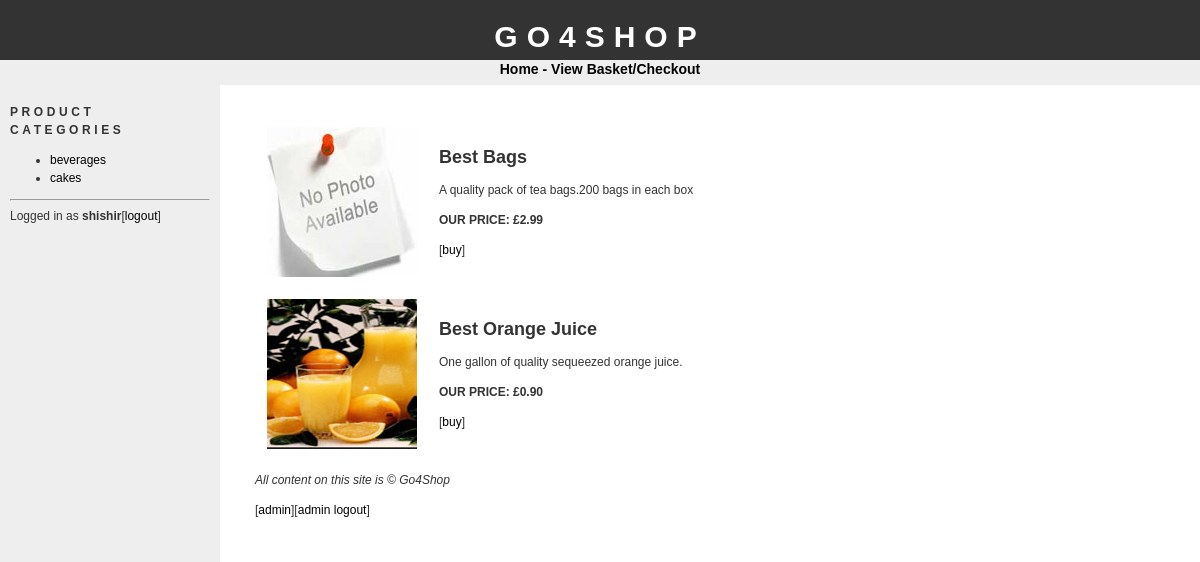
Page /products.php?id=1 (signed in) on the committed database.
### tables this page shows
CREATE TABLE IF NOT EXISTS `categories` (
  `id` tinyint(4) NOT NULL AUTO_INCREMENT,
  `name` varchar(100) NOT NULL,
  PRIMARY KEY (`id`)
);

CREATE TABLE IF NOT EXISTS `products` (
  `id` int(11) NOT NULL AUTO_INCREMENT,
  `cat_id` tinyint(4) NOT NULL,
  `name` varchar(150) NOT NULL,
  `description` text NOT NULL,
  `image` varchar(30) NOT NULL,
  `price` float NOT NULL,
  PRIMARY KEY (`id`)
);

### config.php (called while the page is built, shortened)
<?php
$config_basedir = "http://localhost/go4shop/";
?>

### products.php (the view, shortened to what this page needs)
<?php
require("config.php");
require("header.php");
$prodcatsql = "SELECT * FROM products WHERE cat_id = " . $_GET['id'] . ";";
$prodcatres = mysql_query($prodcatsql);
$numrows = mysql_num_rows($prodcatres);
if($numrows == 0)
{
echo "<h1>No products</h1>";
echo "There are no products in this category.";
}
else
{
echo "<table cellpadding='10'>";
while($prodrow = mysql_fetch_assoc($prodcatres))
{
echo "<tr>";
if(empty($prodrow['image'])) {
echo "<td><img
src='./productimages/dummy.jpg' alt='". $prodrow['name'] . "'></td>";
}
else {
echo "<td><img src='./productimages/" . $prodrow['image']. "' alt='". $prodrow['name'] . "'></td>";
}
echo "<td>";
echo "<h2>" . $prodrow['name'] . "</h2>";
echo "<p>" . $prodrow['description'];
echo "<p><strong>OUR PRICE: &pound;". sprintf('%.2f', $prodrow['price']) . "</strong>";
echo "<p>[<a href='addtobasket.php?id=". $prodrow['id'] . "'>buy</a>]";
echo "</td>";
echo "</tr>";
}
echo "</table>";
}
require("footer.php");
?>

### bar.php
<h1>Product Categories</h1>
<ul>
<?php
$catsql = "SELECT * FROM categories;";
$catres = mysql_query($catsql);
while($catrow = mysql_fetch_assoc($catres))
{
echo "<li><a href='" . $config_basedir. "products.php?id=" . $catrow['id'] . "'>". $catrow['name'] . "</a></li>";
}
?>
</ul>

### css/stylesheet.css (style rules this page uses)
body { font-family: "trebuchet ms", verdana, sans-serif; font-size: 12px; line-height: 1.5em; color: #333; background: #ffffff; margin: 0; padding: 0; text-align: center; width: 100%; }
p { margin-top: 10px; }
a:link { text-decoration: none; color: #000; }
img { border: 0; }
#bar h1 { font-size: 12px; text-transform: uppercase; letter-spacing: 0.3em; }

### rows in the picture
categories: name "beverages"
categories: name "cakes"
products: name "Best Bags", description "A quality pack of tea bags.200 bags in each box", price "2.99"
products: image (picture), name "Best Orange Juice", description "One gallon of quality sequeezed orange juice.", price "0.90"

### other values in the picture
$config_sitename "GO4SHOP"
$_SESSION['SESS_USERNAME'] "shishir"
$config_sitename "Go4Shop"
